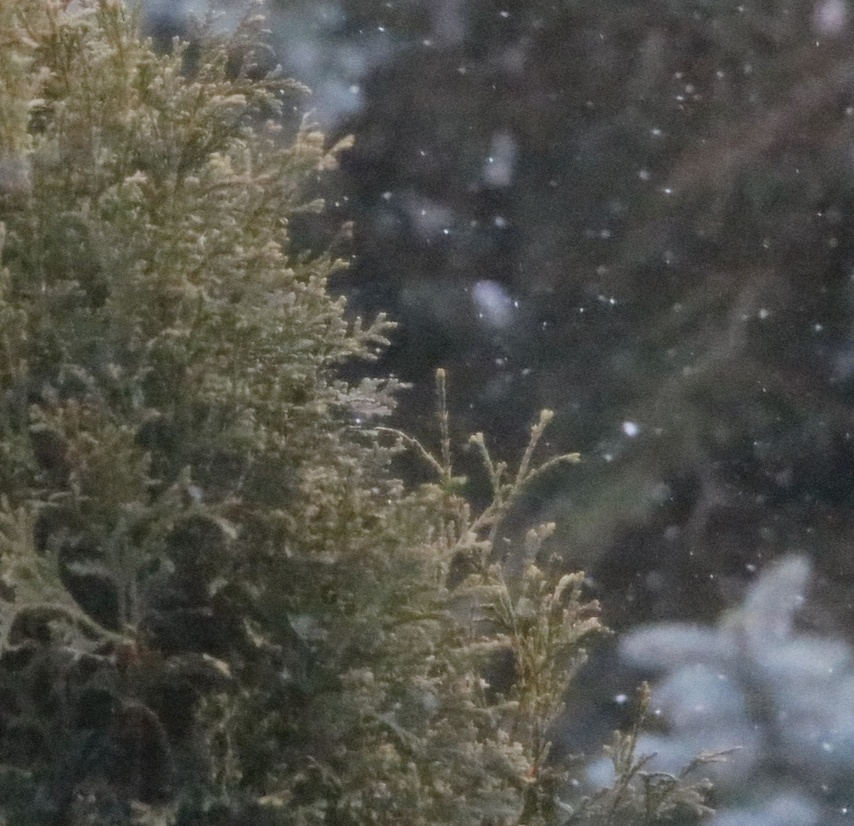
#> input picture snow_noise_crop.jpg, 854 x 826 px, shrunk from 1952 x 1887 before the run
$ python 'Mean_Processing copy.py'
#> lines starting #> are read from the running program, lines starting #| are printed output that depends on the picture
# Code for running various OpenCV related filters

import cv2
import os
import numpy as np

original = cv2.imread('snow_noise_crop.jpg')
#> original is the input picture: shape (826, 854, 3); mean B, G, R 74.2, 80.8, 81.3
full_original = cv2.imread("snow_noise.JPG")

processed_a = cv2.blur(original, (11,11))
processed_b = cv2.blur(original, (17,17))
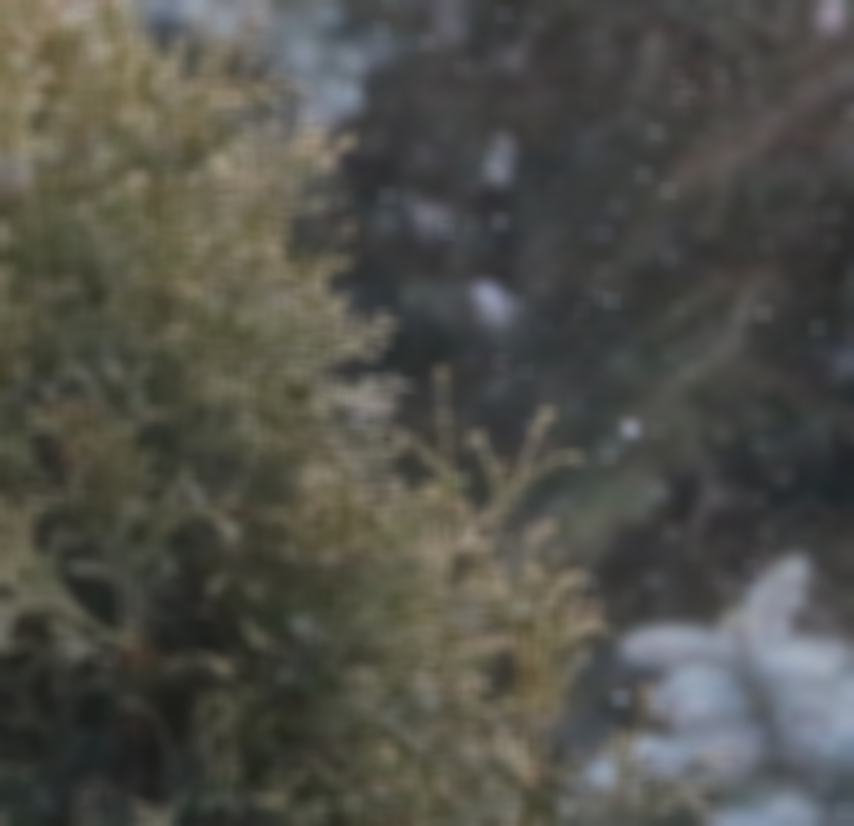
#> processed_b: shape (826, 854, 3); mean B, G, R 74.2, 80.8, 81.3
processed_c = cv2.blur(original, (25,25))
processed_d = cv2.blur(original, (55,55))
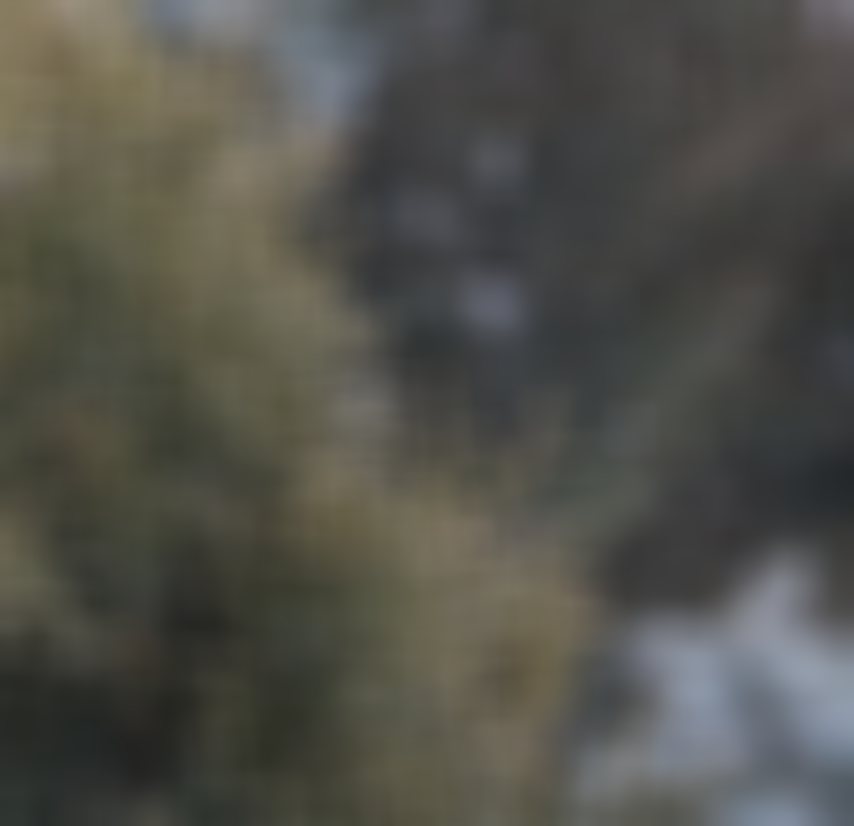
#> processed_d: shape (826, 854, 3); mean B, G, R 74.2, 80.8, 81.3
processed_e = cv2.blur(original, (75,75))

#processed_best = cv2.blur(full_original, (50,50))

# Create a canvas to hold both images side by side
canvas_width = original.shape[1] + processed_a.shape[1] + processed_b.shape[1] + processed_c.shape[1] + processed_d.shape[1] + processed_e.shape[1]
#> canvas_width = 5124
canvas_height = original.shape[0]
#> canvas_height = 826
canvas = np.zeros((canvas_height, canvas_width, 3), dtype=np.uint8)

# Place the images on the canvas
canvas[:original.shape[0], :original.shape[1]] = original
canvas[:processed_a.shape[0], original.shape[1]:2*original.shape[1]] = processed_a
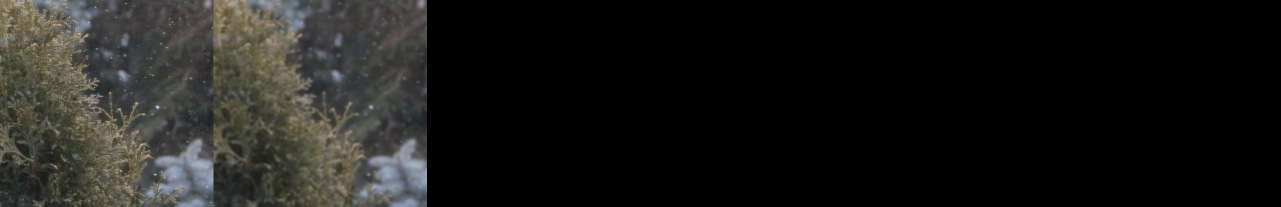
#> canvas: shape (826, 5124, 3) (shown at 1/4 size); mean B, G, R 24.7, 26.9, 27.1
canvas[:processed_b.shape[0], 2*original.shape[1]:3*original.shape[1]] = processed_b
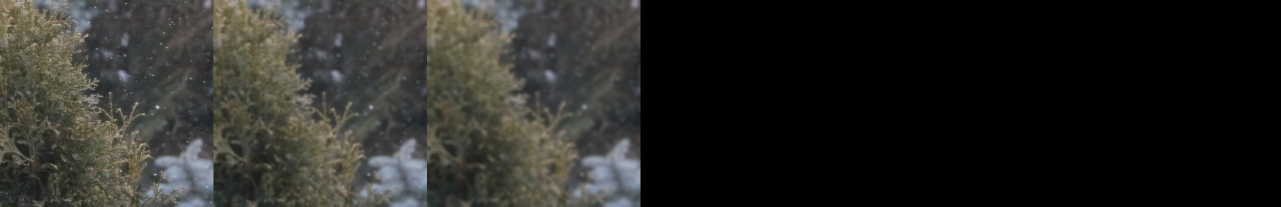
#> canvas: shape (826, 5124, 3) (shown at 1/4 size); mean B, G, R 37.1, 40.4, 40.6
canvas[:processed_c.shape[0], 3*original.shape[1]:4*original.shape[1]] = processed_c
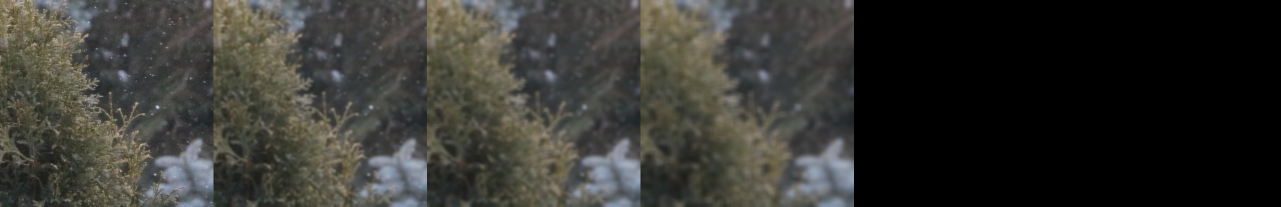
#> canvas: shape (826, 5124, 3) (shown at 1/4 size); mean B, G, R 49.5, 53.9, 54.2
canvas[:processed_d.shape[0], 4*original.shape[1]:5*original.shape[1]] = processed_d
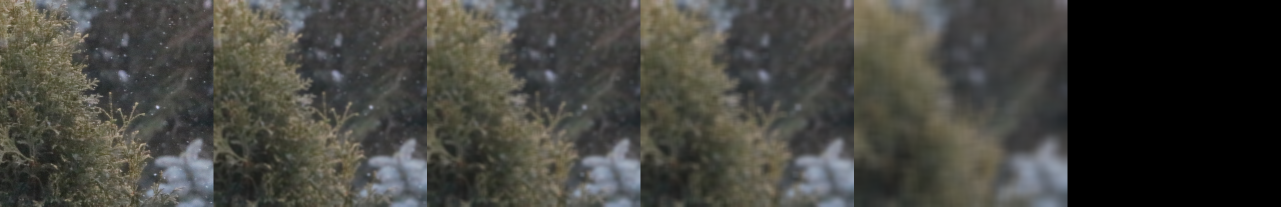
#> canvas: shape (826, 5124, 3) (shown at 1/4 size); mean B, G, R 61.9, 67.3, 67.7
canvas[:processed_e.shape[0], 5*original.shape[1]:] = processed_e
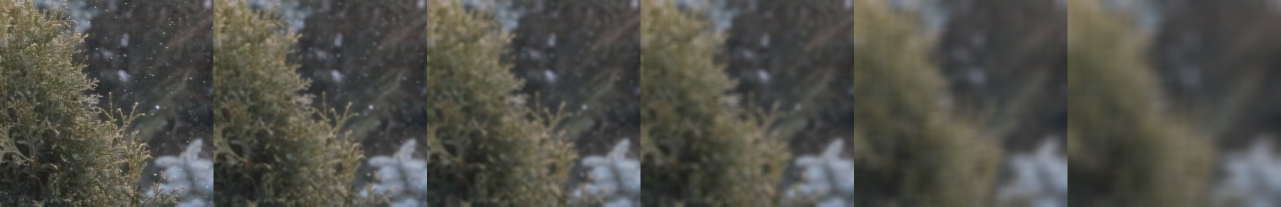
#> canvas: shape (826, 5124, 3) (shown at 1/4 size); mean B, G, R 74.2, 80.8, 81.3

# Display the combined image
os.chdir("G:\My Drive\High School\Grade 12\Math Stats\Math IA\Code and resources\Mean_processed")
cv2.imwrite("mean_strip.png", canvas)
#cv2.imwrite("best_kernel.png", processed_best)
